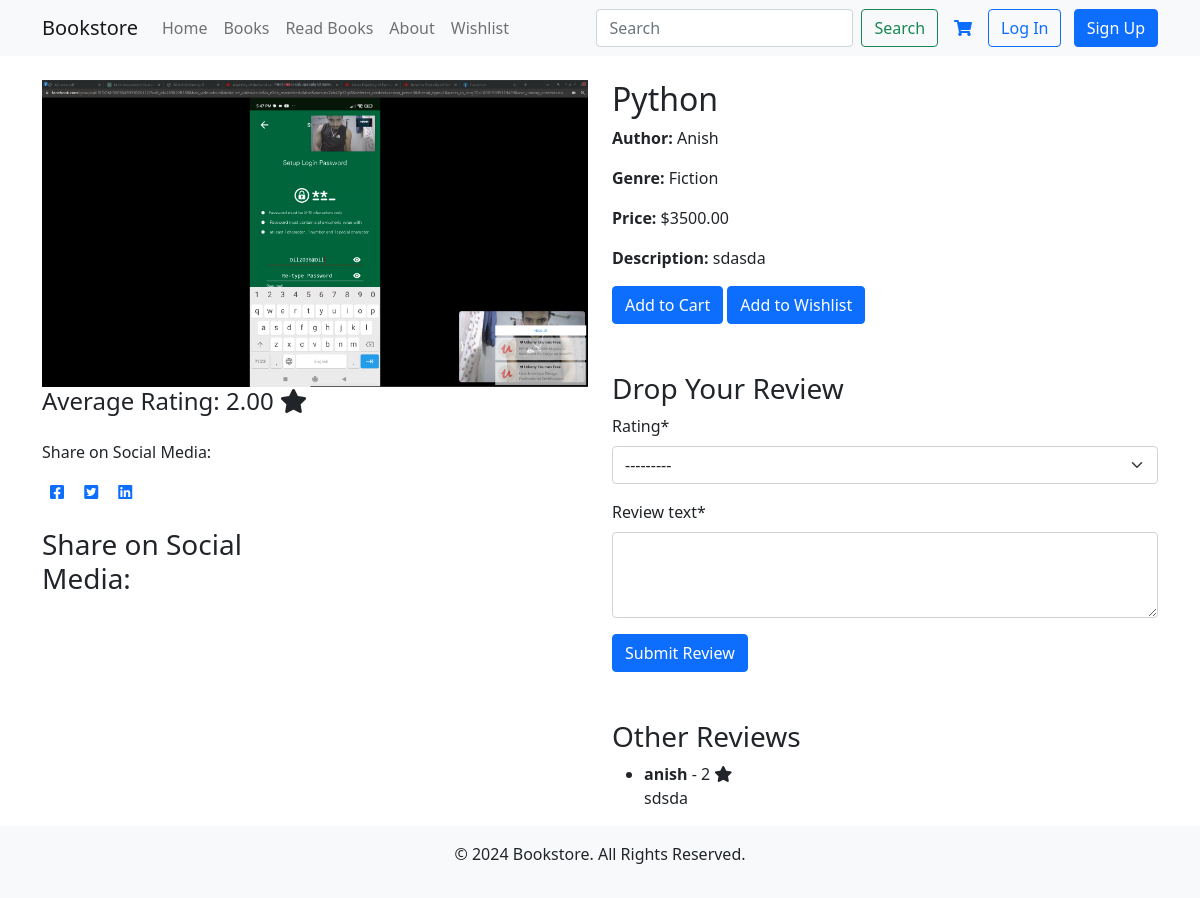
/books/1, run on an earlier commit of the app's database.
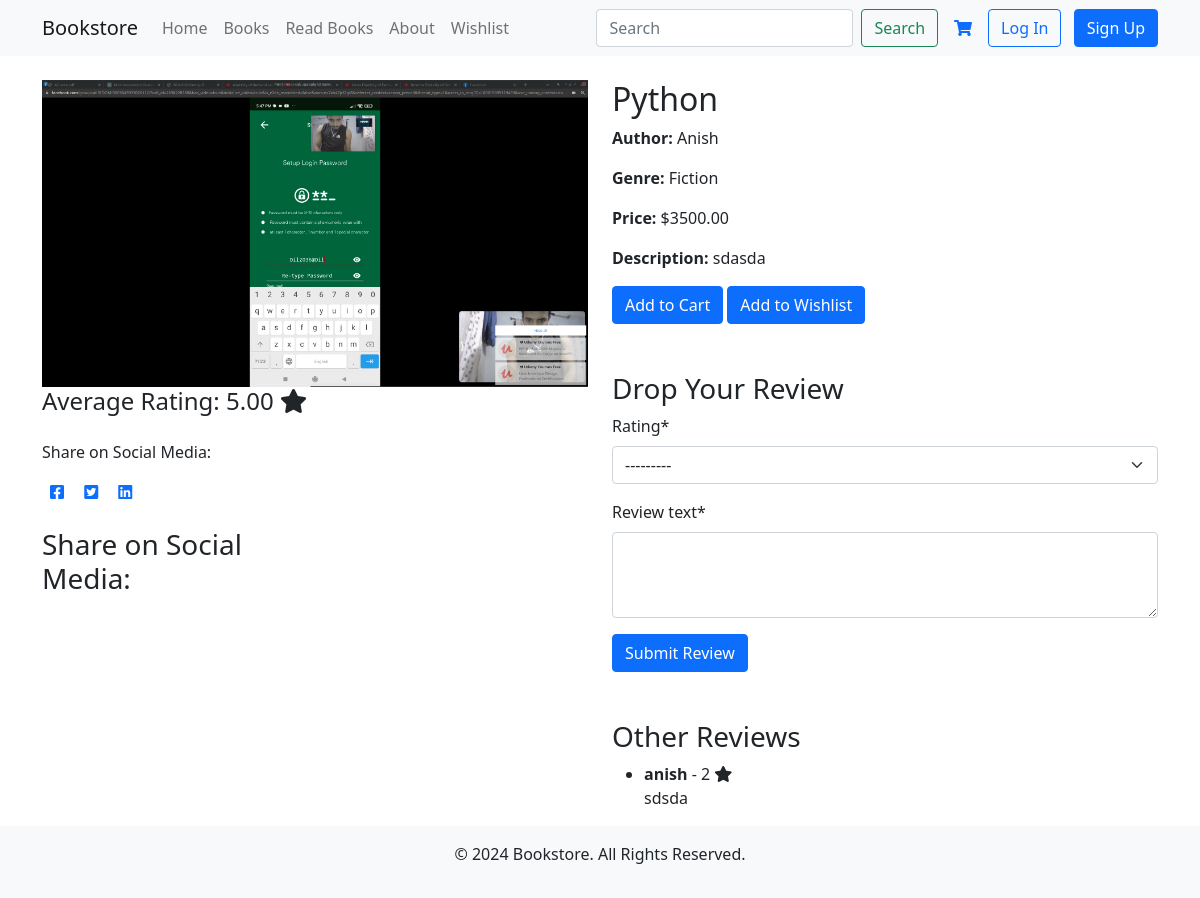
And on a later commit of the database.
### bookstore/models.py (models this page shows, shortened)
class Book(models.Model):
    GENRE_CHOICES = (
        ("Fiction", "Fiction"),
        ("Non-Fiction", "Non-Fiction"),
        ("Science Fiction", "Science Fiction"),
        ("Mystery", "Mystery"),
    )
    title = models.CharField(max_length=100)
    author = models.CharField(max_length=100)
    genre = models.CharField(max_length=50, choices=GENRE_CHOICES)
    price = models.DecimalField(max_digits=10, decimal_places=2)
    description = models.TextField()
    image = models.ImageField()
    avg_rating = models.DecimalField(
        default=0.0,
        max_digits=3,
        decimal_places=2,
        help_text="Average rating gor the book",
    )

class BookReview(models.Model):
    RATING_CHOICES = [
        (1, "One star"),
        (2, "Two star"),
        (3, "Three star"),
        (4, "Four star"),
        (5, "Five star"),
    ]
    book = models.ForeignKey(Book, on_delete=models.CASCADE, related_name="reviews")
    user = models.ForeignKey(settings.AUTH_USER_MODEL, on_delete=models.CASCADE)
    rating = models.IntegerField(choices=RATING_CHOICES)
    review_text = models.TextField()

### accounts/models.py (models this page shows)
class CustomUser(AbstractUser):
    address = models.CharField(max_length=255)
    phone_number = models.CharField(max_length=20)
    profile_picture = models.ImageField(
        upload_to="profile_pics/", blank=True, null=True
    )
    order_count = models.IntegerField(default=0)

### bookstore/views.py (the view, shortened to what this page needs)
# urls.py: path("<int:pk>", BookDetailView.as_view(), name="book_detail"),
class BookDetailView(DetailView):
    model = Book
    template_name = "book_detail.html"
    def get(self, request, *args, **kwargs):
        book = self.get_object()
        form = BookReviewForm()
        context = {
            "object": book,
            "form": form,
        }
        return render(request, "book_detail.html", context)

### bookstore/forms.py
class BookReviewForm(forms.ModelForm):
    class Meta:
        model = BookReview
        fields = ["rating", "review_text"]
        widgets = {
            "review_text": forms.Textarea(attrs={"rows": 3}),
        }

### bookstore/templates/book_detail.html (shortened to what this page needs)
{% extends 'base.html' %}
{% load crispy_forms_tags %}
{% load social_share %}
{% block content %}
    <div class="row">
        <div class="col-md-6">
            <img src="{{ object.image.url }}" alt="{{ object.title }}" class="img-fluid">
            <h4>Average Rating: {{object.avg_rating}} <i class="fas fa-star"></i></h4>
            <div class = "col-md-6 mt-4">
                <p >Share on Social Media:</p>
                <a href="https://www.facebook.com/sharer/sharer.php?u={{ request.build_absolute_uri }}" class="mx-2" target="_blank" rel="noopener noreferrer">
                    <i class="fab fa-facebook-square"></i></a>
                <a href="https://twitter.com/intent/tweet?text=Check%20out%20this%20book:%20{{ object.title }}&url={{ request.build_absolute_uri }}" class="mx-2" target="_blank" rel="noopener noreferrer">
                    <i class="fab fa-twitter-square"></i></a>
                <a href="https://www.linkedin.com/shareArticle?url={{ request.build_absolute_uri }}&title={{ object.title }}" class="mx-2" target="_blank" rel="noopener noreferrer">
                    <i class="fab fa-linkedin"></i></a>
            </div>
            <div class = "social-sharing col-md-6 mt-4">
                <h3>Share on Social Media:</h3>
            </div>
        </div>
        <div class="col-md-6">
            <h2>{{ object.title }}</h2>
            <p><strong>Author:</strong> {{ object.author }}</p>
            <p><strong>Genre:</strong> {{ object.genre }}</p>
            <p><strong>Price:</strong> ${{ object.price }}</p>
            <p><strong>Description:</strong> {{ object.description }}</p>
            <form method="post" action="">
                <button type="submit" class="btn btn-primary" name = "add_to_cart" >Add to Cart</button>
                <button type="submit" class="btn btn-primary" name = "add_to_wishlist" >Add to Wishlist</button>
            </form>
            <h3 class="mt-5">Drop Your Review</h3>
            <form method="post" action="{% url 'book_review' object.pk %}" >
                {{form|crispy}}
                <button type="submit" class="btn btn-primary">Submit Review</button>
            </form>
            <div class="mt-5">
                <h3>Other Reviews</h3>
                {% if object.reviews.count > 0 %}
                    <ul>
                        {% for review in object.reviews.all %}
                            <li>
                                <strong>{{ review.user.username }}</strong> - {{review.rating}} <i class="fas fa-star"></i>
                                    <p>{{ review.review_text }}</p>
                            </li>
                        {% endfor %}
                    </ul>
                {% else %}
                    <p>No reviews yet. Be the first to review!</p>
                {% endif %}
            </div>
        </div>
    </div>
{% endblock content %}

### templates/base.html (shortened to what this page needs)
{% load static %}
<!DOCTYPE html>
<html lang="en">
<head>
    <link href="https://cdn.jsdelivr.net/npm/bootstrap@5.1.3/dist/css/bootstrap.min.css" rel="stylesheet">
    <link href="https://cdnjs.cloudflare.com/ajax/libs/font-awesome/5.15.4/css/all.min.css" rel="stylesheet">
    <link href="{% static 'css/styles.css' %}" rel="stylesheet">
</head>
<body style="padding-top:56px">
    <header>
        <nav class="navbar navbar-expand-lg navbar-light bg-light fixed-top">
            <div class="container">
                <a class="navbar-brand" href="#">Bookstore</a>
                <div class="collapse navbar-collapse" id="navbarNav">
                    <ul class="navbar-nav">
                        <li class="nav-item">
                            <a class="nav-link" href="{% url 'index' %}">Home</a>
                        </li>
                        <li class="nav-item">
                            <a class="nav-link" href="#">Books</a>
                        </li>
                        <li class="nav-item">
                            <a class="nav-link" href="{% url 'read_book' %}">Read Books</a>
                        </li>
                        <li class="nav-item">
                            <a class="nav-link" href="#">About</a>
                        </li>
                        <li class="nav-item">
                            <a class="nav-link" href="{% url "wishlist" %}">Wishlist</a>
                        </li>
                    </ul>
                </div>
                <form class="d-flex mx-3" method ="GET" action={% url 'index' %}>
                    <input class="form-control me-2" type="search" name="title" placeholder="Search" aria-label="Search by title">
                    <button class="btn btn-outline-success" type="submit">Search</button>
                <div class="d-flex align-items-center">
                    <a href="{% url 'cart_item' %}" class="me-3">
                        <i class="fas fa-shopping-cart"></i>
                    </a>
                </div>
            {% if user.is_authenticated %}
            <div class="dropdown text-end">
            <a href="#" class="d-block link-dark text-decoration-none dropdown-toggle"
            id="dropdownUser1" data-bs-toggle="dropdown" aria-expanded="false">
            {{ user.username }}
            </a>
            <form id="logout-form" action="{% url 'logout' %}" method="post" style="display: none;">
                {% csrf_token %}
                <button type="submit">Log Out</button>
            </form>
            <ul class="dropdown-menu text-small" aria-labelledby="dropdownUser1">
            <li><a class="dropdown-item" href="{% url 'password_change'%}">
            Change password</a></li>
             <li><a class="dropdown-item" href="#" onclick="event.preventDefault(); document.getElementById('logout-form').submit();">Log Out</a></li>
            </ul>
            </div>
            {% else %}
            <div class="text-end">
            <a href="{% url 'login' %}" class="btn btn-outline-primary me-2">
            Log In</a>
            <a href="{% url 'signup' %}" class="btn btn-primary">Sign Up</a>
            </div>
            {% endif %}
            </div>
        </nav>
    </header>
    <main class="container mt-4">
        {% block content %}
        {% endblock content %}
    </main>
    <footer class="bg-light text-center py-3">
        <div class="container">
            <p>&copy; {% now "Y" %} Bookstore. All Rights Reserved.</p>
        </div>
    </footer>
</body>
</html>

### static/css/styles.css (style rules this page uses)
body { display: flex; flex-direction: column; min-height: 100vh; margin: 0; }
main { flex: 1; }
footer { position: relative; bottom: 0; width: 100%; }

What changed in the data, as far as the page shows it:
changed Book "Python": avg_rating "2.00" → "5.00"
